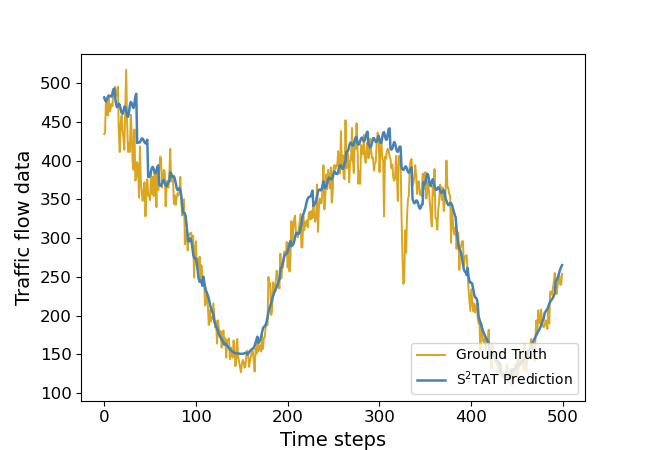

Here is the Python script that generated this plot:
from __future__ import print_function

import os
os.environ["CUDA_VISIBLE_DEVICES"] = "1"

import tensorflow as tf
from tensorflow.keras.optimizers import Adam
from Model import TAGCN
from utils import get_adjacency_matrix, normalize_adj
from utils import masked_mae_np, masked_mape_np, masked_mse_np
from utils import generate_data
import argparse
import json
import numpy as np
import matplotlib.pyplot as plt


parser = argparse.ArgumentParser()
parser.add_argument("--config", type=str, help='configuration file')
args = parser.parse_args()
config_filename = args.config
with open(config_filename, 'r') as f:
    config = json.loads(f.read())

batch_size = config['batch_size']
epochs = config['epochs']

adj_filename = config['adj_filename']
id_filename = config['id_filename']
feature_filename = config['graph_signal_matrix_filename']

n_nodes = config['num_of_vertices']
seq_time = config['points_per_hour']
pre_time = config['num_for_predict']
pre_time = config['num_for_predict']
r_f = config['receptive_field']

model_dim = config['model_dim']
n_blocks = config['n_blocks']
n_heads = config['n_heads']
d_head = config['d_head']
d_his = config['d_his']
d_future = config['d_future']


loss_object = tf.keras.losses.Huber()
train_loss = tf.keras.metrics.Mean(name='train_loss')
train_mae = tf.keras.metrics.MeanAbsoluteError(name='train_mae')


def loss_function(real, pred):
    mask = tf.math.logical_not(tf.math.equal(real, 0))
    loss_ = loss_object(real, pred)

    mask = tf.cast(mask, dtype=loss_.dtype)
    loss_ *= mask

    return tf.reduce_mean(loss_)


def scheduler(epoch, lr):
    if epoch < 20:
        return 5e-5 * epoch
    else:
        return lr



adj = get_adjacency_matrix(adj_filename, n_nodes, id_filename=id_filename)
adj_norm = normalize_adj(adj)
print("The shape of localized adjacency matrix: {}".format(adj_norm.shape), flush=True)

# Construct Model

loaders = []
for idx, (x, y) in enumerate(generate_data(feature_filename, (12, 12))):
    y = y.squeeze(axis=-1)
    print(x.shape, y.shape)
    loaders.append(
        tf.data.Dataset.from_tensor_slices((x, y)).batch(batch_size).prefetch(tf.data.experimental.AUTOTUNE)
    )
    if idx == 2:
        X_test = x
        Y_test = y

train_loader, val_loader, test_loader = loaders

model = TAGCN(adj_norm, model_dim, n_nodes, n_blocks, n_heads, d_head, d_his, d_future, pre_time, seq_time, r_f)
optimizer = Adam(learning_rate=1e-4)

model.compile(optimizer,
              loss=loss_function,
              metrics=['mae'])

model.load_weights('./checkpoints/PEMS08base/S2TAT.ckpt').expect_partial()

# Model fit

# model.evaluate(x=test_loader)

# model.summary()
# model.fit(x=train_loader,
#           epochs=3,
#           validation_data=val_loader,
#           verbose=2,
#           workers=5,
#           use_multiprocessing=True)
Y_pre = model.predict(x=X_test, batch_size=batch_size)
print(Y_pre.shape)
np.save('./results/S2TAT.npy', Y_pre)
np.save('./results/GT.npy', Y_test)

mae = masked_mae_np(Y_test, Y_pre, 0)
mape = masked_mape_np(Y_test, Y_pre, 0)
rmse = masked_mse_np(Y_test, Y_pre, 0) ** 0.5
print('MAE:', mae, '\nMAPE:', mape, '\nRMSE:', rmse)

n = np.random.randint(0, X_test.shape[2])
n = 29
y_true = np.zeros((Y_test.shape[0]+Y_test.shape[1]-4,))
y_pred = np.zeros((Y_test.shape[0]+Y_test.shape[1]-4,))

for i in range(0, Y_pre.shape[0], 12):
    y_true[i: i+12] = Y_test[i, :, n]
    y_pred[i: i+12] = Y_pre[i, :, n]

plt.figure(figsize=(6.5, 4.5))
plt.plot(y_true[:500], color='goldenrod', linewidth=1.4)
plt.plot(y_pred[:500], color='steelblue', linewidth=1.8)

plt.yticks(fontproperties='Times New Roman', size=12)
plt.xticks(fontproperties='Times New Roman', size=12)

font1 = {'family' : 'Times New Roman',
'weight' : 'normal',
'size'   : 10,}
font2 = {'family' : 'Times New Roman',
'weight' : 'normal',
'size'   : 14,}
plt.legend(['Ground Truth', 'S$^2$TAT Prediction'], loc='lower right', prop=font1)
plt.xlabel('Time steps', font2)
plt.ylabel('Traffic flow data', font2)
plt.savefig('test.png')
# plt.savefig('test.pdf')
